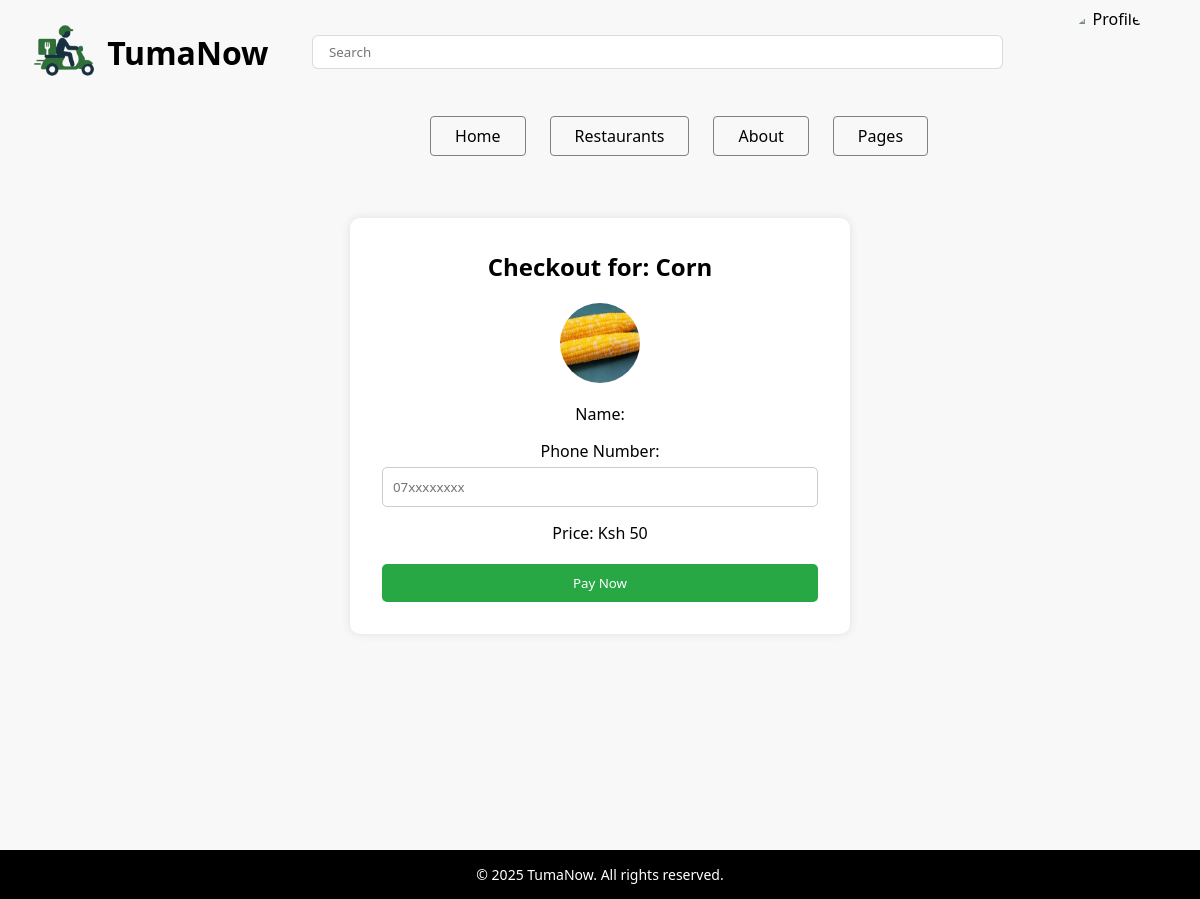
Screenshot of /checkout/1 (signed in) with the database file from the repository.
### Tumanow_app/models.py (models this page shows, shortened)
class Product(models.Model):
    vendor = models.ForeignKey(Vendor, on_delete=CASCADE)
    name = models.CharField(max_length=100)
    price = models.PositiveIntegerField()
    image = models.ImageField(upload_to='product_images/')
    restaurant = models.ForeignKey('Restaurant', on_delete=models.CASCADE, related_name='menu_items')

### Tumanow_app/views.py (the view)
# urls.py: path('checkout/<int:id>', views.checkout, name='checkout'),
@login_required(login_url="login")
def checkout(request, id):
    food = get_object_or_404(Product, pk=id)
    return render(request, 'checkout.html', {'food':food})

### Tumanow_app/templates/checkout.html (shortened to what this page needs)
{% extends 'base.html' %}
{% load static %}
{% block static_inclusions %}
<link rel="stylesheet" href="{% static 'checkout.css' %}">
{% endblock %}
{% block main %}
<main>
    <div class="checkout-container">
        <h2>Checkout for: {{ food.name }}</h2>
        <form method="POST" action="{% url 'process_checkout' id=food.id %}">
            <img src="{{ food.image.url }}" />
            <label for="name">Name: {{ request.user.customer.name }}</label>
            <label for="phone">Phone Number:</label>
            <input type="tel" name="phone" placeholder="07xxxxxxxx" required>
            <label for="price">Price: Ksh {{ food.price }}</label>
            <button type="submit">Pay Now</button>
        </form>
    </div>
</main>
{% endblock %}

### Tumanow_app/static/styles.css (style rules this page uses)
* { margin: 0; padding: 0; box-sizing: border-box; font-family: system-ui, -apple-system, "Segoe UI", Roboto, "Helvetica Neue", Arial, "Noto Sans", sans-serif, "Apple Color Emoji", "Segoe UI Emoji", "Segoe UI Symbol", "Noto Color Emoji"; }
body { font-family: 'Poppins', sans-serif; margin: 0; padding: 0; text-align: center; background-color: #f8f8f8; }
main { min-height: 74vh; }

### Tumanow_app/static/checkout.css (style rules this page uses)
.checkout-container { max-width: 500px; margin: 50px auto; background: #fff; padding: 2rem; border-radius: 10px; box-shadow: 0 0 10px rgba(0,0,0,0.1); }
.checkout-container h2 { margin-bottom: 20px; text-align: center; }
.checkout-container label { display: block; margin-top: 15px; }
.checkout-container input, .checkout-container select { width: 100%; padding: 10px; margin-top: 5px; border-radius: 5px; border: 1px solid #ccc; }
.checkout-container button { margin-top: 20px; padding: 10px; width: 100%; background: #28a745; color: #fff; border: none; border-radius: 5px; cursor: pointer; }
.checkout-container img { width: 80px; height: 80px; border-radius: 50%; object-fit: cover; }

### rows the page displays
Product: name "Corn", image (picture), price "50"
